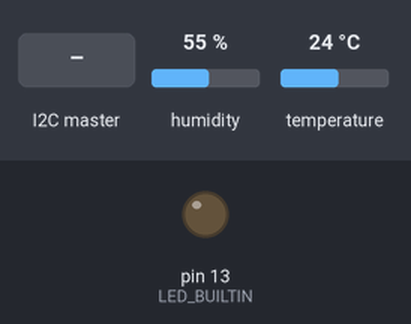
Recording of a sketch running on a simulated Arduino Uno, built with avr-gcc and run on an emulated ATmega328P. Shown: output pins drawn as LEDs (lit = HIGH). The test bench sets the inputs (shaded band); at power-on: humidity 55 %, temperature 24 °C.

Above: at 1.2 s.
1.3 s: the I2C master sends the byte 1
At 2.5 s:
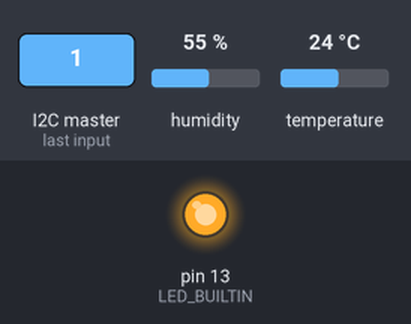
2.8 s: the I2C master sends the byte 0
At 3.7 s:
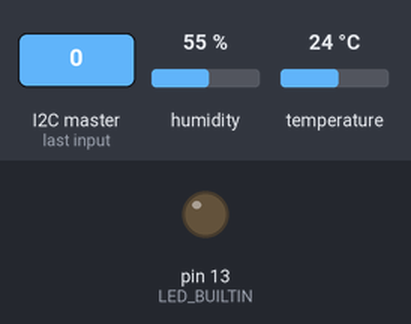
4.3 s: the I2C master sends the byte 2
At 4.8 s:
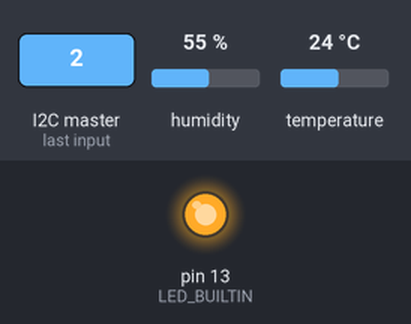
Timing chart, 0 to 7.3 s (numbered marks = the images above; inputs shaded):
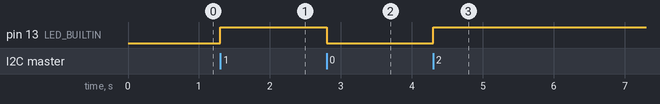

The sketch:

nano_dht11_i2c_peripheral.ino
```cpp
// Arduino Nano peripheral sketch: reads DHT11 temperature and humidity every 2 seconds, stores values as tenths, responds to I2C requests with four bytes (temp10 high/low, hum10 high/low), and accepts a one-byte LED on/off command from the bus master.
//
// Full tutorial: https://shillehtek.com/blogs/news/arduino-uno-nano-i2c-dht11-oled-display
// Parts used: https://shillehtek.com/products/arduino-nano-v3-presoldered-ch340g-atmega328p
//             https://shillehtek.com/products/arduino-uno-r3-starter-kit
//             https://shillehtek.com/products/shillehtek-dht11-with-cables
// More examples: https://github.com/shillehbean/shillehtek-examples
//

#include <Wire.h>
#include <DHT.h>                 // "DHT sensor library" by Adafruit (+ Adafruit Unified Sensor)

#define MY_ADDR 0x08
#define DHTPIN  2
DHT dht(DHTPIN, DHT11);

volatile int16_t temp10 = 0, hum10 = 0;   // tenths of a degree / percent
volatile byte ledCmd = 0;

void onRequest() {                         // controller asked: send 4 bytes
  byte out[4] = { highByte(temp10), lowByte(temp10), highByte(hum10), lowByte(hum10) };
  Wire.write(out, 4);
}
void onReceive(int n) {                    // controller wrote: first byte is a command
  while (Wire.available()) ledCmd = Wire.read();
  digitalWrite(LED_BUILTIN, ledCmd ? HIGH : LOW);
}

void setup() {
  pinMode(LED_BUILTIN, OUTPUT);
  dht.begin();
  Wire.begin(MY_ADDR);                     // join the bus AS A PERIPHERAL at 0x08
  Wire.onRequest(onRequest);
  Wire.onReceive(onReceive);
}

void loop() {
  static unsigned long last = 0;
  if (millis() - last >= 2000) {           // DHT11 needs e5 2 s between reads
    last = millis();
    float t = dht.readTemperature(), h = dht.readHumidity();
    if (!isnan(t) && !isnan(h)) { temp10 = t * 10; hum10 = h * 10; }
  }
}
```

Measured:
- after the input at 1.3 s, pin 13 (LED_BUILTIN): LOW → HIGH at once
- after the input at 2.8 s, pin 13 (LED_BUILTIN): HIGH → LOW at once
- after the input at 4.3 s, pin 13 (LED_BUILTIN): LOW → HIGH at once
